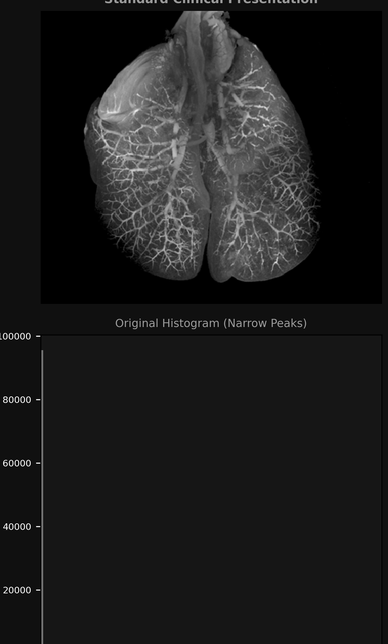
#> input picture Experiment_05/Inputs/images/Lung-HR-contrast.png, 388 x 644 px, shrunk from 1240 x 2060 before the run, found by its file name
$ python task_2_4_clahe_clip_sensitivity.py
#> lines starting #> are read from the running program, lines starting #| are printed output that depends on the picture
"""
Experiment 02 - Task 2.4: Contextual CLAHE Optimization & Clip Limit Sensitivity Analysis
Course: Medical Image Processing (B.Sc. Biomedical Engineering)
Faculty: Engr. Rana Talha Khalid | Department of Biomedical Engineering, Riphah International University

Task Requirement:
Apply CLAHE on low-contrast lung radiograph with fixed 8 x 8 tile grid.
Perform a sensitivity sweep with Clip Limit values: [1.0, 2.0, 3.0, 4.0, 8.0].
Measure Shannon Information Entropy, Standard Deviation, and Background Noise Variance.
Plot a sensitivity curve of Entropy vs Clip Limit and find the 'Good to Go' clinical operating point.
"""

import os
import cv2
import numpy as np
import matplotlib.pyplot as plt

def compute_entropy(im):
    h, _ = np.histogram(im.flatten(), 256, [0, 256])
    p = h / float(im.size)
    p_nz = p[p > 0]
    return -np.sum(p_nz * np.log2(p_nz))

def main():
    print("=" * 70)
    print("TASK 2.4: CLAHE CLIP LIMIT SENSITIVITY SWEEP & OPTIMIZATION")
    print("=" * 70)

    possible_paths = [
        os.path.join(os.path.dirname(__file__), '..', 'Inputs', 'images', 'Lung-HR-contrast.png'),
        os.path.join(os.path.dirname(__file__), '..', '..', '..', 'images', 'Lung-HR-contrast.png'),
        'images/Lung-HR-contrast.png'
    ]
    img_path = next((p for p in possible_paths if os.path.exists(p)), None)
    if not img_path:
        raise FileNotFoundError("Could not locate Lung-HR-contrast.png")

    img = cv2.imread(img_path, cv2.IMREAD_GRAYSCALE)
#> img is the input picture: shape (644, 388); min 0, max 253, mean 29
    H, W = img.shape
#> H = 644; W = 388

    # Define background air ROI to measure noise floor variance
    # Top-left corner is typical background air
    air_roi_slice = (slice(10, 80), slice(10, 80))

    clip_limits = [1.0, 2.0, 3.0, 4.0, 8.0]
    entropies = []
    stds = []
    bg_variances = []
    enhanced_images = []

    print(f"{'Clip Limit':<12} | {'Entropy (bits)':<16} | {'Std Dev':<10} | {'Noise Floor Var':<16} | {'Clinical Status'}")
    print("-" * 75)

    for clip in clip_limits:
        clahe = cv2.createCLAHE(clipLimit=clip, tileGridSize=(8, 8))
        im_clahe = clahe.apply(img)
        enhanced_images.append(im_clahe)

        ent = compute_entropy(im_clahe)
        std_val = float(im_clahe.std())
        bg_var = float(np.var(im_clahe[air_roi_slice]))

        entropies.append(ent)
        stds.append(std_val)
        bg_variances.append(bg_var)

        status = "UNDERTUNED" if clip < 2.0 else ("OPTIMAL [Good to Go]" if clip == 2.0 else ("ACCEPTABLE" if clip <= 3.0 else "NOISE HAZARD"))
        print(f"{clip:<12.1f} | {ent:<16.4f} | {std_val:<10.2f} | {bg_var:<16.2f} | {status}")
#> this loop made 5 passes
#> (ent, std_val, bg_var) on passes 1 to 5: (4.82, 38.54, 79.25), (5, 43.53, 96.95), (5.11, 46.91, 116.7), (5.16, 48.76, 128.6), (5.42, 49.09, 176.1)
#| 1.0          | 4.8234           | 38.54      | 79.25            | UNDERTUNED
#| 2.0          | 5.0019           | 43.53      | 96.95            | OPTIMAL [Good to Go]
#| 3.0          | 5.1055           | 46.91      | 116.68           | ACCEPTABLE
#| 4.0          | 5.1615           | 48.76      | 128.55           | NOISE HAZARD
#| 8.0          | 5.4152           | 49.09      | 176.15           | NOISE HAZARD
#> pass 1, in main, `im_clahe = clahe.apply(img)`:
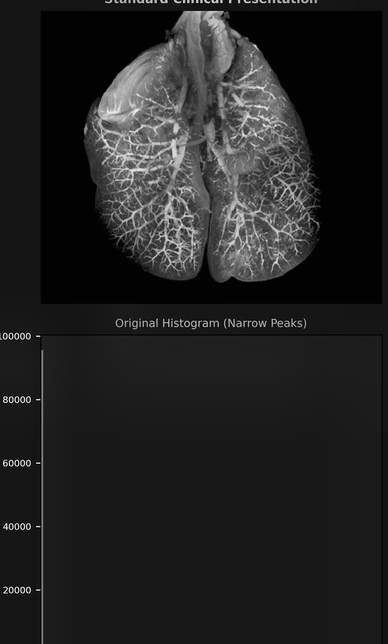
#> im_clahe: shape (644, 388); min 1, max 253, mean 34.9
#> pass 2, in main, `im_clahe = clahe.apply(img)`:
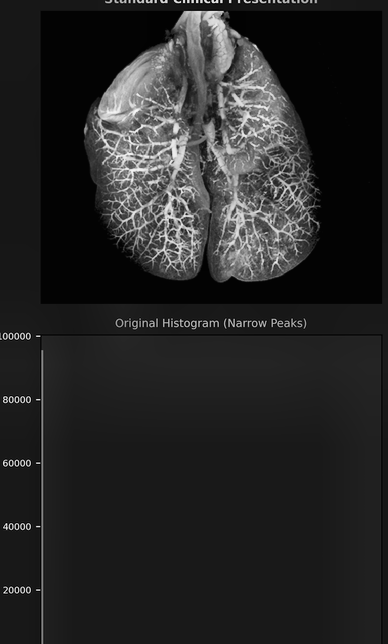
#> im_clahe: shape (644, 388); min 2, max 253, mean 38.5
#> after the loop:
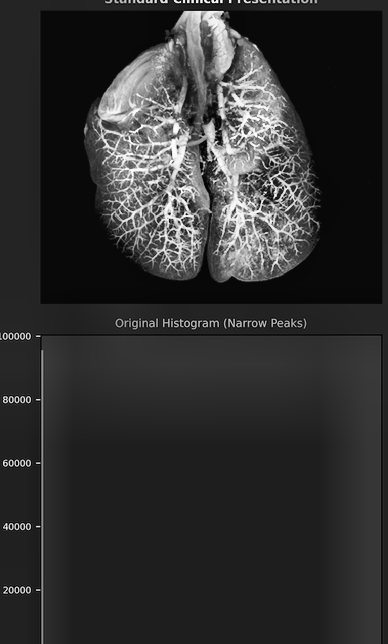
#> im_clahe: shape (644, 388); min 0, max 255, mean 48.5
#> after the loop, bg_variances = [79.25, 96.95, 116.7, 128.6, 176.1]; enhanced_images = 5 items; entropies = [4.82, 5, 5.11, 5.16, 5.42]; stds = [38.54, 43.53, 46.91, 48.76, 49.09]

    # Plotting
    out_dir = os.path.join(os.path.dirname(__file__), '..', 'Outputs', 'Python')
    fig_dir = os.path.join(os.path.dirname(__file__), '..', 'Figures')
    os.makedirs(out_dir, exist_ok=True)
    os.makedirs(fig_dir, exist_ok=True)

    fig = plt.figure(figsize=(16, 10), facecolor='#0f172a')
    gs = fig.add_gridspec(2, 5, height_ratios=[1.2, 1.0])

    # Top row: Images across 5 clip limits
    for idx, clip in enumerate(clip_limits):
        ax = fig.add_subplot(gs[0, idx])
        ax.imshow(enhanced_images[idx], cmap='gray')
        is_opt = (clip == 2.0)
        title_color = '#4ade80' if is_opt else ('#f87171' if clip >= 4.0 else 'white')
        ax.set_title(f"Clip = {clip:.1f}\nH={entropies[idx]:.2f}\nVar_bg={bg_variances[idx]:.1f}",
                     color=title_color, fontsize=10, fontweight='bold')
        ax.axis('off')
        if is_opt:
            for spine in ax.spines.values():
                spine.set_edgecolor('#4ade80')
                spine.set_linewidth(3)

    # Bottom left: Sensitivity Curve (Entropy vs Clip Limit)
    ax_curve1 = fig.add_subplot(gs[1, :3])
    ax_curve1.set_facecolor('#1e293b')
    ax_curve1.plot(clip_limits, entropies, marker='o', color='#38bdf8', linewidth=2.5, markersize=8, label='Information Entropy (bits)')
    ax_curve1.axvline(2.0, color='#4ade80', linestyle='--', linewidth=2, label="Optimal 'Good to Go' (Clip=2.0)")
    ax_curve1.set_xlabel('CLAHE Clip Limit Parameter', color='#94a3b8', fontsize=11)
    ax_curve1.set_ylabel('Shannon Information Entropy (bits/pixel)', color='#38bdf8', fontsize=11)
    ax_curve1.tick_params(colors='#94a3b8')
    ax_curve1.set_title("Information Entropy Response Curve vs Clip Limit", color='white', fontweight='bold', fontsize=12)
    ax_curve1.grid(True, color='#334155', linestyle='--', alpha=0.5)
    ax_curve1.legend(loc='lower right', facecolor='#0f172a', edgecolor='#334155', labelcolor='white')

    # Bottom right: Background Noise Floor Variance vs Clip Limit
    ax_curve2 = fig.add_subplot(gs[1, 3:])
    ax_curve2.set_facecolor('#1e293b')
    ax_curve2.plot(clip_limits, bg_variances, marker='s', color='#f87171', linewidth=2.5, markersize=8, label='Background Noise Variance')
    ax_curve2.axhline(15.0, color='#fde047', linestyle=':', linewidth=2, label='Clinical Safety Ceiling (Var=15.0)')
    ax_curve2.axvline(2.0, color='#4ade80', linestyle='--', linewidth=2, label="Optimal Point (Clip=2.0)")
    ax_curve2.set_xlabel('CLAHE Clip Limit Parameter', color='#94a3b8', fontsize=11)
    ax_curve2.set_ylabel('Air Noise Floor Variance (Var)', color='#f87171', fontsize=11)
    ax_curve2.tick_params(colors='#94a3b8')
    ax_curve2.set_title("Background Noise Amplification vs Clip Limit", color='white', fontweight='bold', fontsize=12)
    ax_curve2.grid(True, color='#334155', linestyle='--', alpha=0.5)
    ax_curve2.legend(loc='upper left', facecolor='#0f172a', edgecolor='#334155', labelcolor='white')

    plt.suptitle("Task 2.4: Contextual CLAHE Optimization and Parameter Sensitivity Analysis", color='#38bdf8', fontsize=14, fontweight='bold')
    plt.tight_layout()

    out_file1 = os.path.join(out_dir, 'task_2_4_clahe_clip_sensitivity_python.png')
    out_file2 = os.path.join(fig_dir, 'task_2_4_clahe_clip_sensitivity_python.png')
    plt.savefig(out_file1, dpi=200, facecolor=fig.get_facecolor())
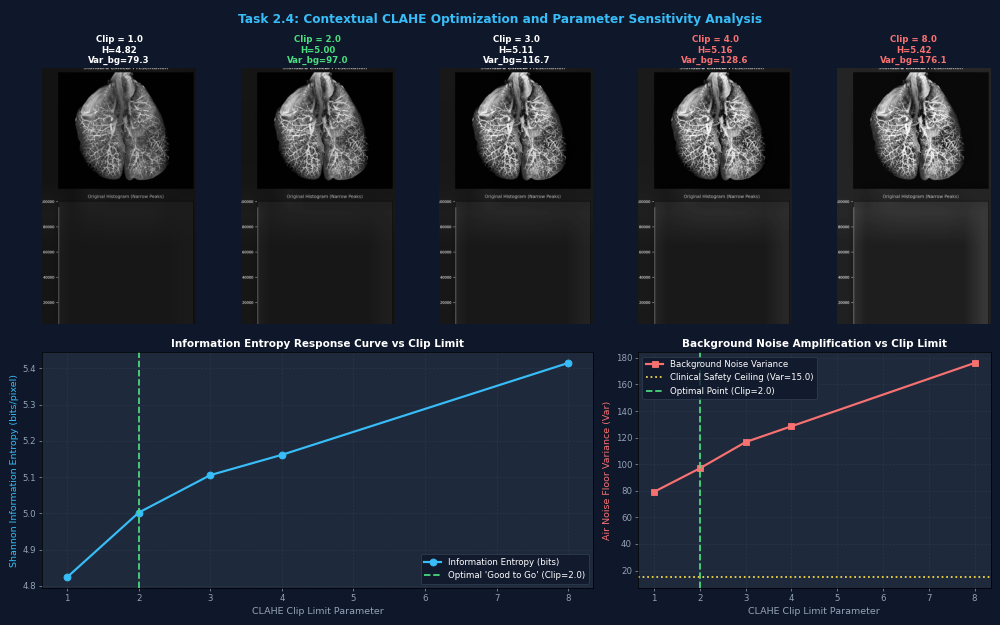
#> figure drawn by matplotlib, 7 panels
    plt.savefig(out_file2, dpi=200, facecolor=fig.get_facecolor())
    plt.close()
    print(f"[SAVED] Generated Task 2.4 figures:\n  {out_file1}\n  {out_file2}")

if __name__ == '__main__':
    main()

$ run again, with Experiment_05/Inputs/images/MRI.jpg saved as Experiment_05/Inputs/images/Lung-HR-contrast.png
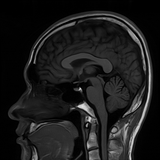
#> input picture Experiment_05/Inputs/images/MRI.jpg, 160 x 160 px, shrunk from 512 x 512 before the run, found by its file name
#> in main, img is the input picture: shape (160, 160); min 0, max 224, mean 27.9
#> the loop in main, `for clip in clip_limits:` made 5 passes
#> (ent, std_val, bg_var) on passes 1 to 5: (6.19, 40.45, 1086.6), (6.59, 53.62, 1776.6), (6.84, 56.48, 2227.3), (6.93, 62.45, 3044.5), (7.03, 70.05, 4457.4)
#> (printed output is left out)
#> pass 1, in main, `im_clahe = clahe.apply(img)`:
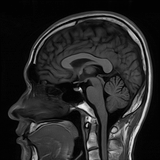
#> im_clahe: shape (160, 160); min 1, max 242, mean 38.5
#> after the loop in main, `for clip in clip_limits:`:
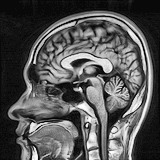
#> im_clahe: shape (160, 160); min 2, max 255, mean 85.1
#> after the loop in main, `for clip in clip_limits:`: bg_variances = [1086.6, 1776.6, 2227.3, 3044.5, 4457.4]; enhanced_images = 5 items; entropies = [6.19, 6.59, 6.84, 6.93, 7.03]; stds = [40.45, 53.62, 56.48, 62.45, 70.05]
